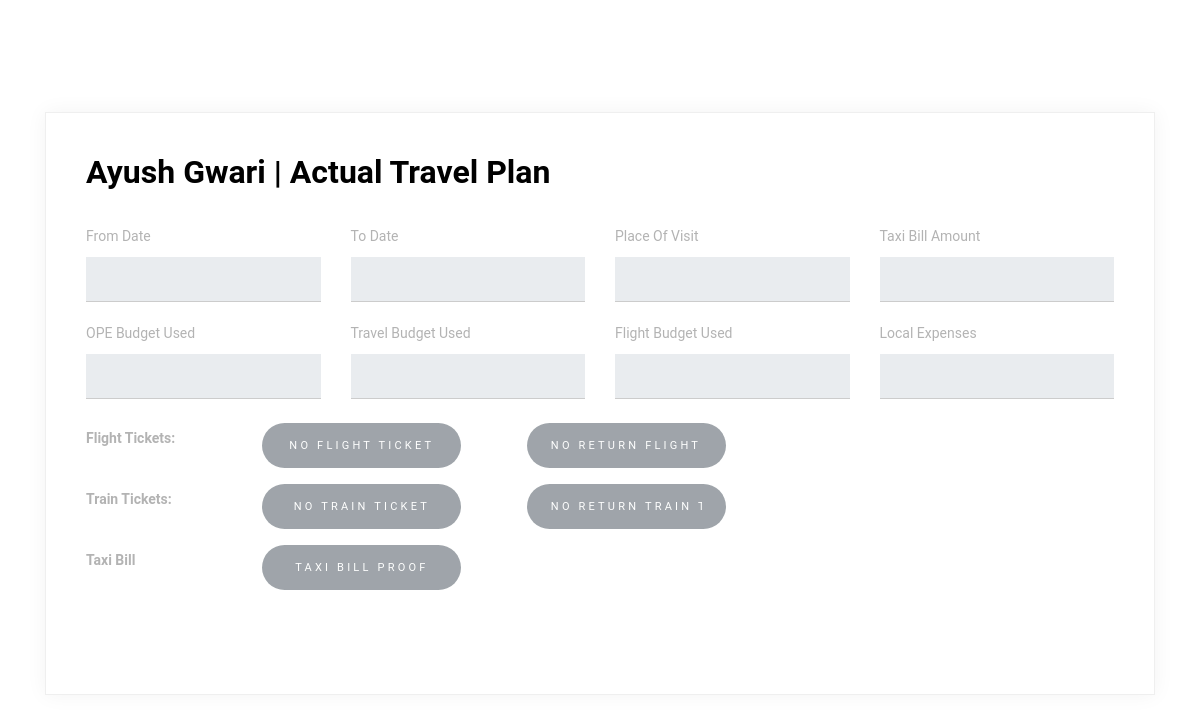
Page /employee/6c3f0fc5-eaf8-4afa-8ac1-2a5a2cf9b7af/tp/96bfa63b-658a-4142-8262-74897531ca53/ (signed in) on the earlier database version.
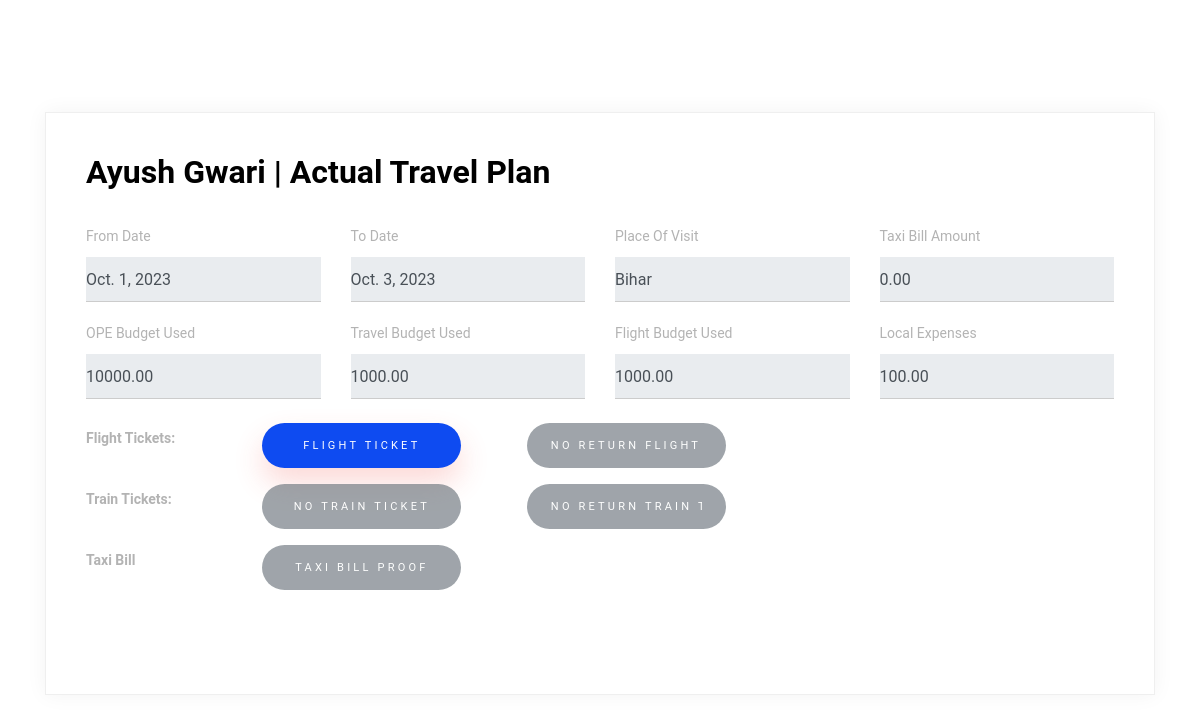
Same page on the later database version.
### base/models.py (models this page shows)
class Expense(models.Model):
    uuid = models.UUIDField(default = uuid.uuid4,primary_key=True,editable=False)
    employee = models.ForeignKey(Employee,on_delete=models.CASCADE,null = True)
    from_date = models.DateField(null = True)
    to_date = models.DateField(null = True)
    ope_budget_used = models.DecimalField(decimal_places=2,default=0,max_digits = 10)
    travel_budget_used = models.DecimalField(decimal_places=2,default=0,max_digits = 10)
    flight_budget_used = models.DecimalField(decimal_places=2,default=0,max_digits = 10)
    flight_ticket = models.FileField(upload_to=get_upload_path, blank = True)
    flight_return_ticket = models.FileField(upload_to=get_upload_path, blank = True)
    train_ticket = models.FileField(upload_to=get_upload_path, blank = True)
    train_return_ticket = models.FileField(upload_to=get_upload_path, blank = True)
    local_conveyance = models.DecimalField(decimal_places=2,default=0,max_digits = 10)
    place_of_visit = models.CharField(max_length = 30,null = True)
    taxi_bill = models.DecimalField(max_digits=10, decimal_places=2,default = 0)
    taxi_bill_proof = models.FileField(upload_to=get_upload_path, blank = True)

### base/views.py (the view)
# urls.py: path('employee/<str:pk1>/tp/<str:pk2>/',ViewAtp,name = "viewatp"),
@login_required(login_url='login')
def ViewAtp(request,pk1,pk2):
    try:
        emp = Employee.objects.get(uuid=pk1)
        tp = Expense.objects.get(uuid=pk2)
    except:
        tp = None
    context = {
        'tp':tp,
        'emp':emp
    }
    return render(request,'viewatp.html',context)

### base/templates/viewatp.html (shortened to what the changed rows need)
{% load static %}
<!doctype html>
<html lang="en">
  <head>
    <link rel="stylesheet" href="https://cdn.jsdelivr.net/npm/bootstrap@4.0.0/dist/css/bootstrap.min.css">
    <link rel="stylesheet" href="{% static 'form.css' %}">
  </head>
  <body>
    <div class="content">
        <div class="container">
          <div class="row align-items-stretch no-gutters contact-wrap">
            <div class="col-md-12">
              <div class="form h-100">
                <form class="mb-5" id="contactForm" name="contactForm">
                  <div class="row">
                    <div class="col-md-3 form-group mb-3">
                      <label for="" class="col-form-label">From Date</label>
                      <input type="text" class="form-control" name="date" id="date" value="{{tp.from_date}}" readonly>
                    </div>
                    <div class="col-md-3 form-group mb-3">
                        <label for="" class="col-form-label">To Date</label>
                        <input type="text" class="form-control" name="date" id="date" value="{{tp.to_date}}" readonly>
                      </div>
                      <div class="col-md-3 form-group mb-3">
                        <label for="" class="col-form-label">Place Of Visit</label>
                        <input type="text" class="form-control" name="date" id="date" value="{{tp.place_of_visit}}" readonly>
                      </div>
                      <div class="col-md-3 form-group mb-3">
                        <label for="" class="col-form-label">Taxi Bill Amount</label>
                        <input type="text" class="form-control" name="date" id="date" value="{{tp.taxi_bill}}" readonly>
                      </div>
                  </div>
                  <div class="row">
                    <div class="col-md-3 form-group mb-4">
                      <label for="" class="col-form-label">OPE Budget Used</label>
                      <input type="text" class="form-control" name="date" id="date" value="{{tp.ope_budget_used}}" readonly>
                    </div>
                    <div class="col-md-3 form-group mb-4">
                        <label for="" class="col-form-label">Travel Budget Used</label>
                        <input type="text" class="form-control" name="date" id="date" value="{{tp.travel_budget_used}}" readonly>
                      </div>
                      <div class="col-md-3 form-group mb-4">
                        <label for="" class="col-form-label">Flight Budget Used</label>
                        <input type="text" class="form-control" name="date" id="date" value="{{tp.travel_budget_used}}" readonly>
                      </div>
                      <div class="col-md-3 form-group mb-4">
                        <label for="" class="col-form-label">Local Expenses</label>
                        <input type="text" class="form-control" name="date" id="date" value="{{tp.local_conveyance}}" readonly>
                      </div>
                  </div>
                  <div class="row">
                    <div class="col-md-3 form-group">
                        {% if tp.flight_ticket %}
                        <a href="{{ tp.flight_ticket.url }}">
                            <input value="Flight Ticket" class="btn btn-primary rounded-0 py-2 px-4">
                        </a>
                    {% else %}
                        <input value="No Flight Ticket" class="btn btn-secondary rounded-0 py-2 px-4" disabled>
                    {% endif %}
                    </div>
                  </div>
                  </div>
              </div>
            </div>
          </div>
        </div>
  </body>
</html>

Differences in the rows shown:
added Expense: date "Oct. 1, 2023", date "Oct. 3, 2023", date "Bihar", date "0.00", date "10000.00", date "1000.00", date "100.00"
Other differences:
form field value: (not shown) → "Flight Ticket"
form field value: "No Flight Ticket" → (not shown)
